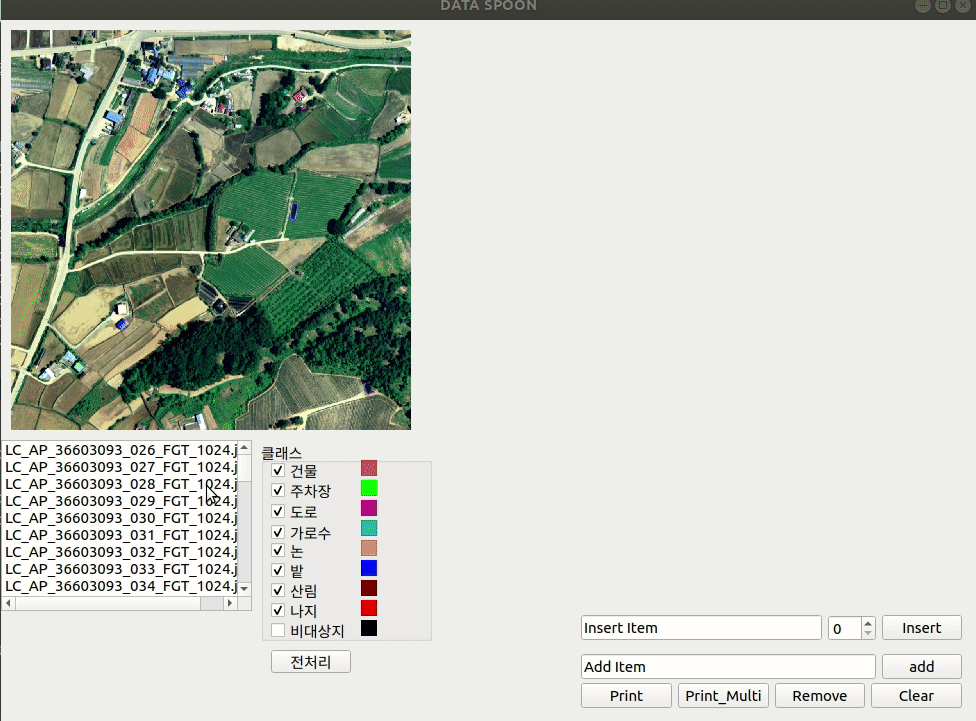
#> input picture image/01데이터스푼.gif, 976 x 721 px, given in place of BLD00001_PS3_K3A_NIA0276.png, which was not available
$ jupyter execute --allow-errors making_label.ipynb   (text cells are left out)
#> lines starting #> are read from the running program, lines starting #| are printed output that depends on the picture; after the words box and inside, x2 and y2 are one past the last pixel; in counts of white or black regions, pixels touching at a corner belong together; pictures that were not available may be replaced by others from this repository, and a replacement may not be noted
[cell 1]
import math
import os
import glob
import json
from PIL import Image
import cv2
import matplotlib.pyplot as plt
import numpy as np
from skimage.io import imread

[cell 2]
#train
# image_folder = '/home/aiffel-dj10/Seoul_dataset/train/image/'
#val
image_folder = '/home/aiffel-dj10/Seoul_dataset/val/image'

[cell 3]
import os

file_list = os.listdir(image_folder)
image_files = [file for file in file_list if file.endswith(".png")]

print ("file_list_py: {}".format(image_files))

[cell 4]
image_files.sort()

[cell 5]
image_files

[cell 6]
label_dict = {}

[cell 7]
def kor_make_label(image_path):
    #train
    #root =  '/home/aiffel-dj17/aiffel/siaiffel/DeepLabV3Plus-Pytorch-master/datasets/data/merge/train/B_label/'
    #val
    root =  '/home/aiffel-dj10/Seoul_dataset/val/label/'
    #저장 이미지 경로
    #train
    #savepath = '/home/aiffel-dj17/aiffel/siaiffel/DeepLabV3Plus-Pytorch-master/datasets/data/merge/train/B_label_128/'
    #val
#     save_road = '/home/aiffel-dj10/Seoul_dataset/train/label/roads/'
#     save_building = '/home/aiffel-dj10/Seoul_dataset/train/label/buildings/'
    save_multi = '/home/aiffel-dj10/Seoul_dataset/val/label/BnR/'
    for i in image_path :
        path = root + i
        filename = os.path.splitext(os.path.basename(i))[0]
        img = cv2.imread(path, cv2.IMREAD_GRAYSCALE)
        # change label
        #building
        img[img == 10] = 128
        #road
        img[img == 30] = 255
        #else
        img[img <128] = 0

        # [11 lines of commented-out code are left out]
        if img in np.array(128) and img in np.array(255):
            image = np.array(img)
            img4 = Image.fromarray(image)
            img4.save(f'{save_multi}{filename}.png')

[cell 8]
#png 이미지 목록
kor_make_label(image_files)

[cell 9]
m_root = '/home/aiffel-dj17/aiffel/siaiffel/DeepLabV3Plus-Pytorch-master/datasets/data/SIA/multi/gtFine/train/BLD00001_PS3_K3A_NIA0276.png'

[cell 10]
img = cv2.imread(m_root, cv2.IMREAD_GRAYSCALE)
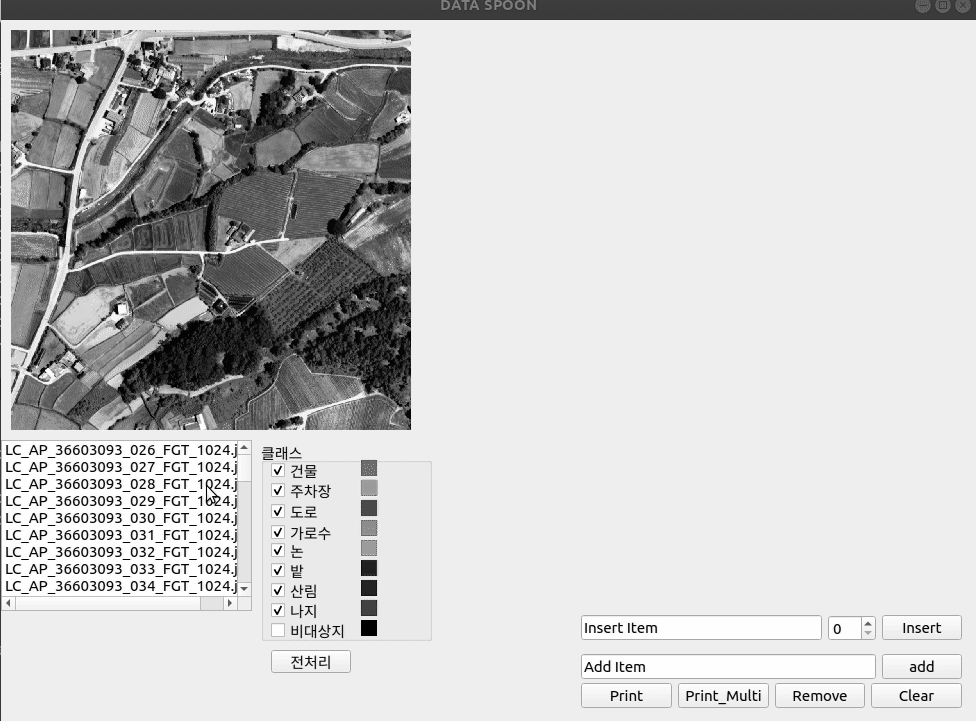
#> img: shape (721, 976); min 1, max 254, mean 199.9

[cell 11]
plt.imshow(img)
plt.show()

[cell 12]
img.max()
#> Out = 254

[cell 13]
ret, dst_road = cv2.threshold(img, 129, 2, cv2.THRESH_BINARY) #road label
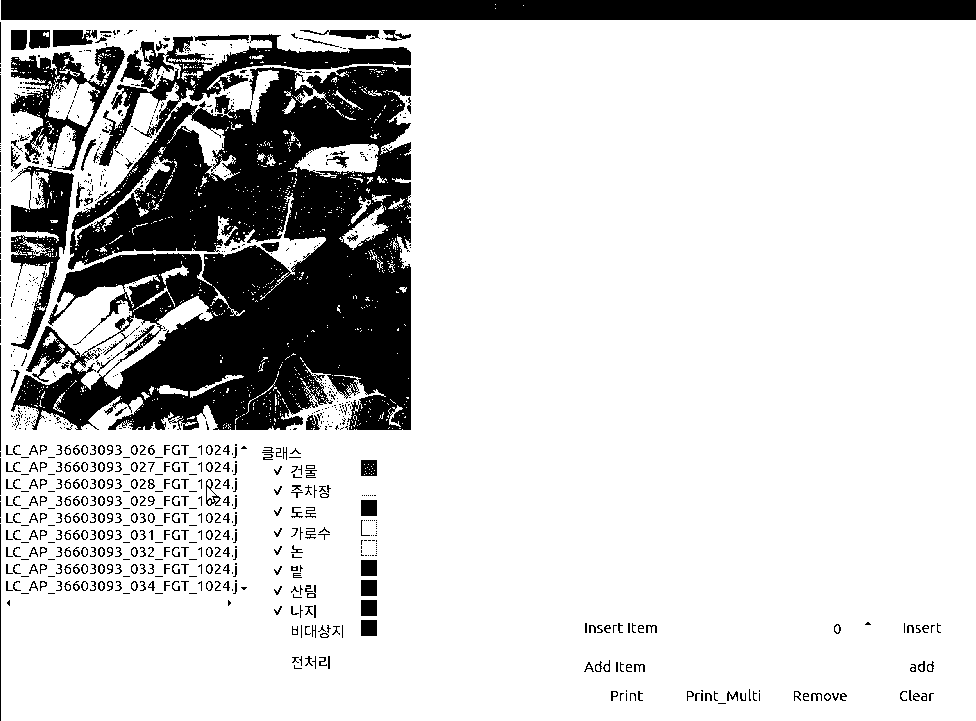
#> dst_road: shape (721, 976); values 0 (black) and 2 (white), 80.1% white; 922 black regions (607 under 20 px), largest, box (x1, y1, x2, y2) and area: (11, 34, 411, 430) 96022, (1, 0, 976, 20) 19497, (11, 46, 125, 171) 4606

#> (a cell that did not finish here is left out)

[cell 15]
dst_road

[cell 16]
dst_road.max()
#> Out = 2

[cell 17]
img[img == 255] = 2

[cell 18]
img.max()
#> Out = 254

[cell 19]
img[img == 128] = 1

[cell 20]
img.max()
#> Out = 254

[cell 21]
plt.imshow(img)
plt.show()

[cell 22]
img

[cell 23]
import math
import os
import glob
import json
from PIL import Image
import cv2
import matplotlib.pyplot as plt
import numpy as np
from skimage.io import imread

[cell 24]
root = '/home/aiffel-dj17/aiffel/siaiffel/DeepLabV3Plus-Pytorch-master/datasets/data/SIA/korea/LC_AP_37607046_001_FGT.png'

[cell 25]
img = cv2.imread(root, cv2.IMREAD_GRAYSCALE)
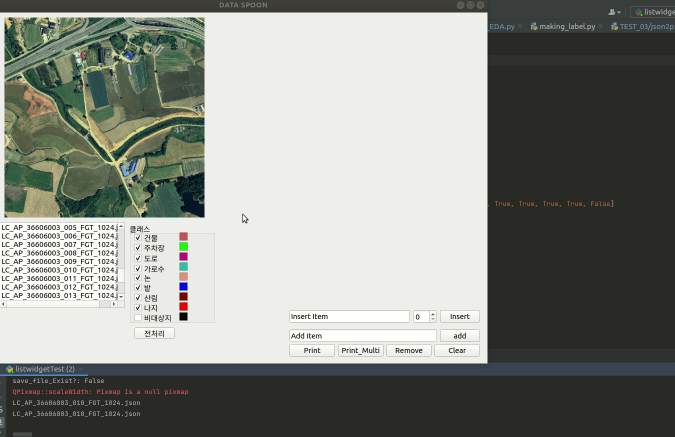
#> input picture image/02데이터스푼.gif, 1349 x 874 px, given in place of LC_AP_37607046_001_FGT.png, which was not available (shown at 1/2 size)
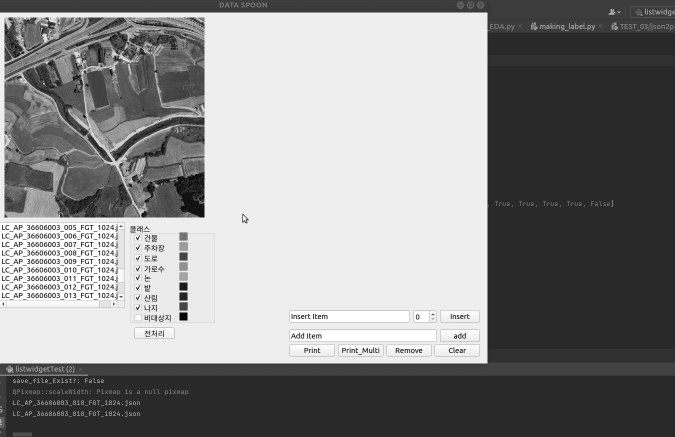
#> img: shape (874, 1349) (shown at 1/2 size); min 1, max 255, mean 137.4

[cell 26]
plt.imshow(img)
plt.show()

[cell 27]
img[img == 30] = 255
img[img == 10] = 128
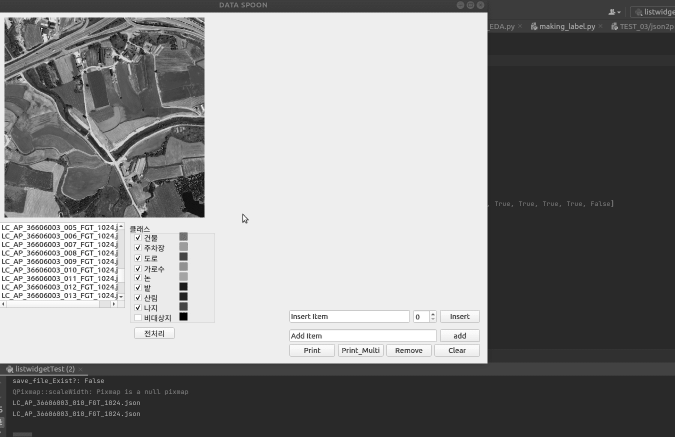
#> img: shape (874, 1349) (shown at 1/2 size); 0.15% of pixels changed, all inside (x1, y1, x2, y2) = (5, 35, 938, 709)
img[img <128] = 0
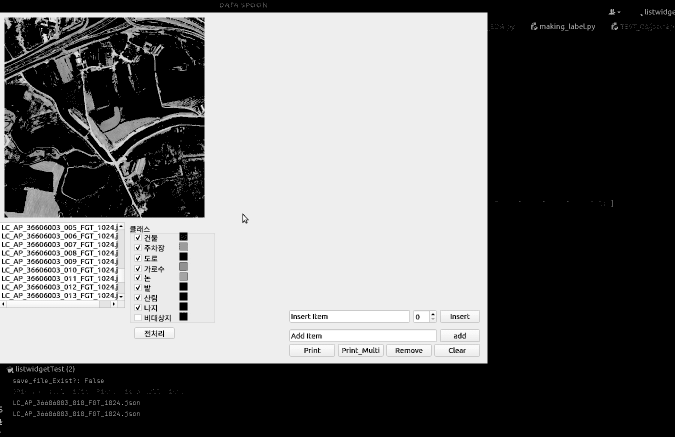
#> img: shape (874, 1349) (shown at 1/2 size); min 0, max 255, mean 110

[cell 28]
img.max()
#> Out = 255

[cell 29]
img.min()
#> Out = 0

[cell 30]
np.median(img)
#> Out = 0

[cell 31]
cv2.imshow('go',img)

cv2.waitKey(0)

[cell 32]
plt.imshow(img)
plt.show()

[cell 33]
img.max()
#> Out = 255
